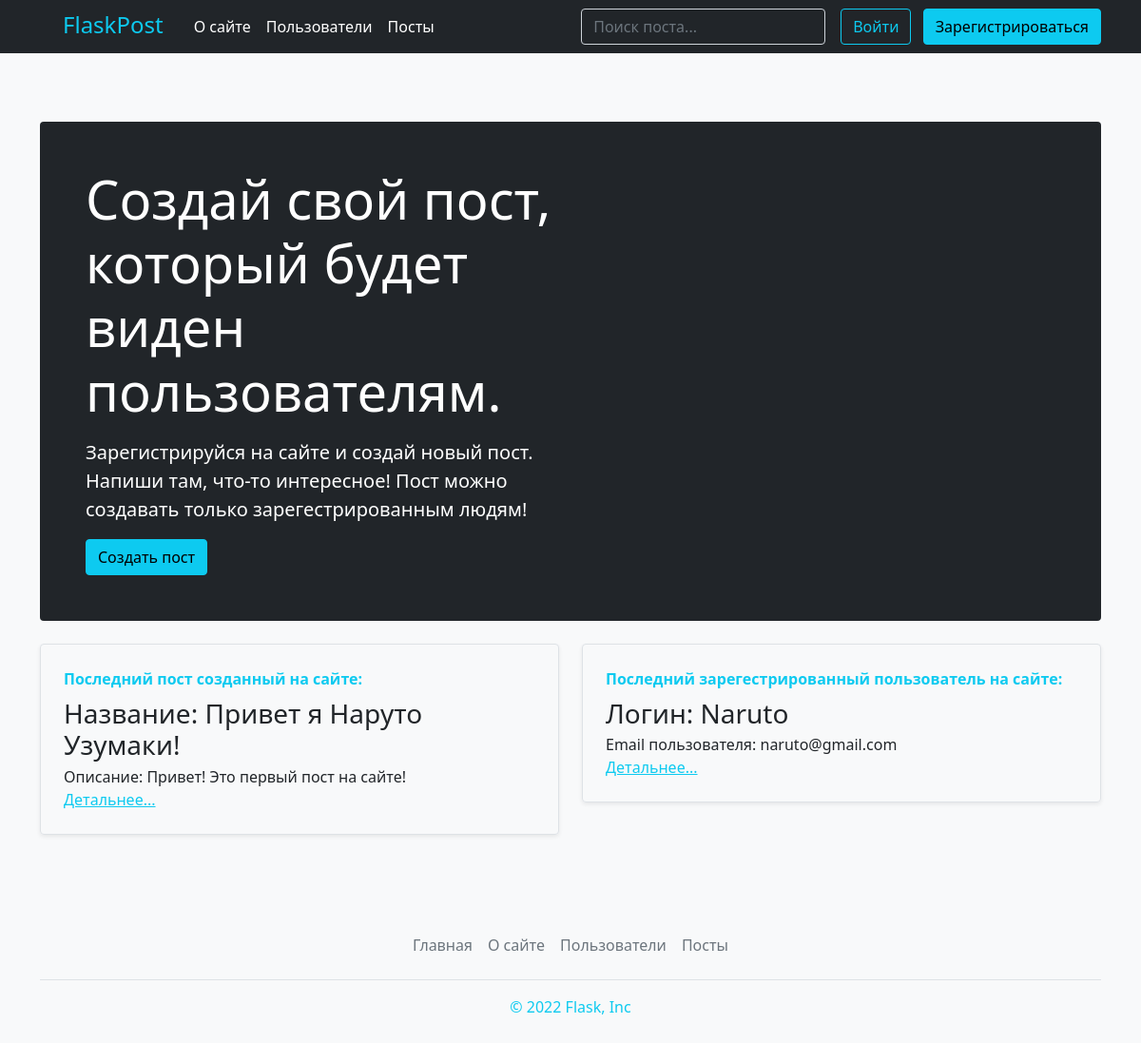
The page / on the database its author committed.
### models.py (models this page shows, shortened)
class Post(db.Model):
    id = db.Column(db.Integer(), primary_key=True) #id поста
    title = db.Column(db.String(140), nullable=False) #название поста
    body = db.Column(db.Text(), nullable=False) #описание поста
    time_created = db.Column(db.DateTime(), default=datetime.now()) #время когда создался пост
    user_id = db.Column(db.Integer(), db.ForeignKey('user.id')) #
    user_username = db.Column(db.String(), db.ForeignKey('user.username'))
    link = db.Column(db.Text()) #ссылка для постов
    tags = db.relationship('Tag', secondary=post_tags, backref=db.backref('posts', lazy='dynamic'))

class User(db.Model, UserMixin): #Создание таблицы базы данных. Пользователи
    id = db.Column(db.Integer(), primary_key=True) #первичный ключ
    username = db.Column(db.String(20), unique=True, nullable=False) #уникальное значение, не может быть пустым
    email = db.Column(db.String(100), unique=True, nullable=False) #уникальное значение, не может быть пустым
    password = db.Column(db.Text()) #текст
    created = db.Column(db.DateTime(), default=datetime.utcnow) #дата когда создался пользователь
    admin_role = db.Column(db.Integer(), default=0) #роль user
    icon = db.Column(db.String(200), default='default_icon.png') #иконка для профиля
    age = db.Column(db.Integer(), default='Не заполнено.')
    location = db.Column(db.Integer(), default='Не заполнено.')
    first_name = db.Column(db.String(50), default='Не заполнено.')
    last_name = db.Column(db.String(50), default='Не заполнено.')

### routes.py (the view)
@app.route('/') #создаем путь на главную страницу
def index():
    if User.query.all() != []:
        last_user = User.query.all()[-1]
    else:
        last_user = []
    if Post.query.all() != []:
        last_post = Post.query.all()[-1]
    else:
        last_post = []
    return render_template('index.html', last_user=last_user, last_post=last_post) #рендер делает обработку html файла

### templates/index.html (shortened to what this page needs)
{% extends 'base.html' %}
{% block body %}
<br><div class="container">
    <div class="p-4 p-md-5 mb-4 text-white rounded bg-dark">
    <div class="col-md-6 px-0">
      <h1 class="display-4">Создай свой пост, который будет виден пользователям.</h1>
      <p class="lead my-3">Зарегистрируйся на сайте и создай новый пост. Напиши там, что-то интересное! Пост можно создавать только зарегестрированным людям! </p>
      <p class="lead mb-0"><a href="{{ url_for('post_create') }}" class="btn btn-info">Создать пост</a></p>
    </div>
</div>
<div class="row mb-2">
    <div class="col-md-6">
      <div class="row g-0 border rounded overflow-hidden flex-md-row mb-4 shadow-sm h-md-250 position-relative">
        <div class="col p-4 d-flex flex-column position-static">
          <strong class="d-inline-block mb-2 text-info">Последний пост созданный на сайте:</strong>
          <h3 class="mb-0">Название: {{ last_post.title }}</h3>
          <p class="card-text mb-auto">Описание: {{ last_post.body|truncate(65, True) }}</p>
          <a href="{{ url_for('post_detail', link=last_post.link) }}" class="stretched-link text-info">Детальнее...</a>
        </div>
      </div>
    </div>
    <div class="col-md-6">
      <div class="row g-0 border rounded overflow-hidden flex-md-row mb-4 shadow-sm h-md-250 position-relative">
        <div class="col p-4 d-flex flex-column position-static">
          <strong class="d-inline-block mb-2 text-info">Последний зарегестрированный пользователь на сайте:</strong>
          <h3 class="mb-0">Логин: {{ last_user.username }}</h3>
          <p class="mb-auto">Email пользователя: {{ last_user.email|truncate(65, True) }}</p>
          <a href="{{ url_for('profile', username=last_user.username) }}" class="stretched-link text-info">Детальнее...</a>
        </div>
      </div>
    </div>
  </div>
  </div>{% endblock %}

### rows shown on the page
Post: title "Привет я Наруто Узумаки!", body "Привет! Это первый пост на сайте!"
User: username "Naruto", email "naruto@gmail.com"
